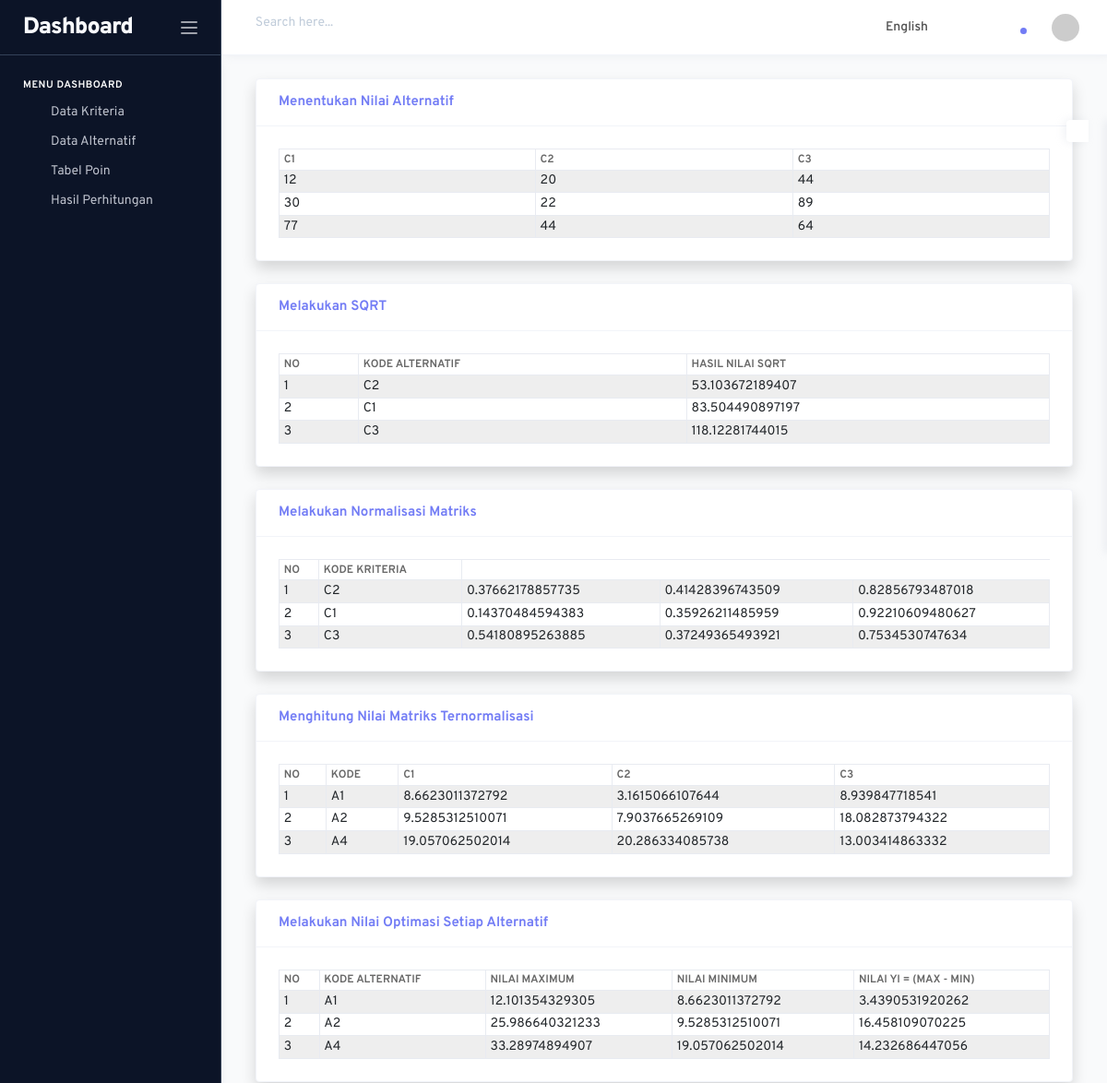
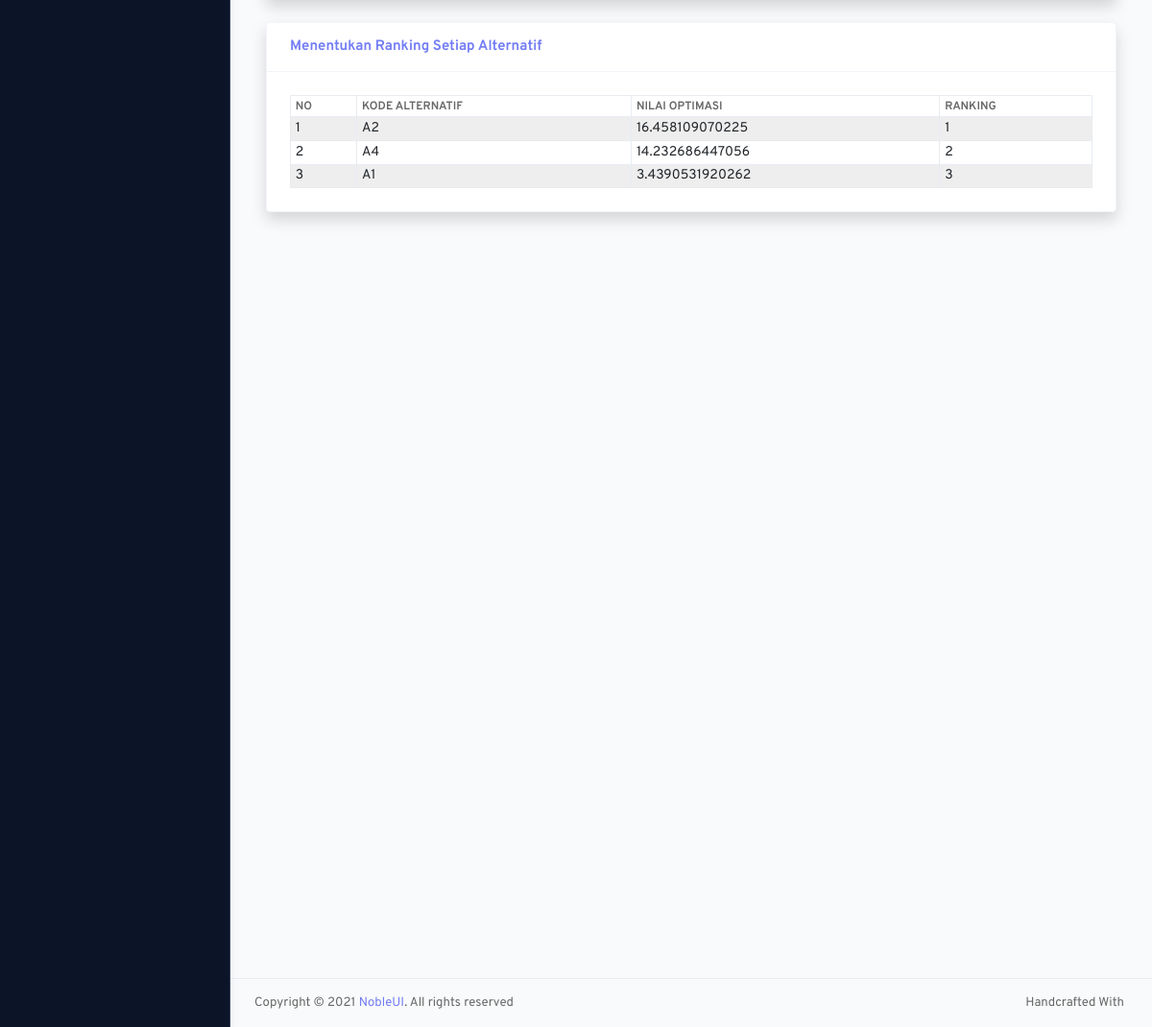
/index.php/metode/metode, run on the app's committed database (2 pictures, top to bottom).
### tables this page shows
CREATE TABLE `tab_kriteria` (
  `id_kriteria` int(10) NOT NULL,
  `nama_kriteria` varchar(50) NOT NULL,
  `type` int(10) NOT NULL,
  `bobot` float NOT NULL
);

CREATE TABLE `tab_poin` (
  `id_point` int(11) NOT NULL,
  `id_alternatif` int(10) NOT NULL,
  `id_kriteria` int(10) NOT NULL,
  `poin` int(10) NOT NULL
);

### application/controllers/Metode.php (called while the page is built, shortened)
<?php
class Metode extends CI_Controller
{
	public function __construct()
	{
		$this->load->model('MetodeModel');
	}
	public function metode()
	{
		$data['url'] = 'Metode';
		$data['alternatif'] = $this->MetodeModel->get_nilai_setiap_alternatif();
		$data['kriteria'] = $this->MetodeModel->get_kriteria_by_id();
		$data['poin'] = $this->MetodeModel->get_all_nilai();
		$alternatif = [];
		foreach ($this->db->get('tab_poin')->result_array() as $key => $value) {
			$alternatif[$value['id_alternatif']] = $value;
		}
		$tranpose = [];
		foreach ($this->db->get('tab_poin')->result() as $key => $value) {
			$tranpose[$value->id_kriteria][$value->id_alternatif] = $value->poin;
		}
		$data['nilai_alternatif'] = $tranpose;
		$sqrt   = [];
		foreach ($tranpose as $key => $value) {
			$sum = 0;
			foreach ($value as $k => $v) {
				$sum += pow($v, 2);
			}
			$sqrt[$key] = sqrt($sum);
		}
		$data['sqrt'] = $sqrt;
		$normalisasi = [];
		foreach ($tranpose as $key => $value) {
			foreach ($value as $k => $v) {
				$normalisasi[$key][$k] = $v / $sqrt[$key];
			}
		}
		$data['normalisasi'] = $normalisasi;
		$kriteria = [];
		foreach ($this->db->get('tab_kriteria')->result() as $key => $value) {
			$kriteria[$value->id_kriteria] = $value;
		}
		$ternormalisasi = [];
		foreach ($normalisasi as $key => $value) {
			foreach ($value as $k => $v) {
				$ternormalisasi[$k][$key] = $v * $kriteria[$key]->bobot;
			}
		}
		$data['ternormalisasi'] = $ternormalisasi;
		$max = [];
		$min = [];
		$tabel_yi = [];
		foreach ($ternormalisasi as $key => $value) {
			$res = 0;
			$res2 = 0;
			foreach ($value as $a => $b) {
				if ($kriteria[$a]->type == 1) {
					$res += $b;
				} else {
					$res -= 0;
				}
				if ($kriteria[$a]->type == 0) {
					$res2 += $b;
				} else {
					$res2 -= 0;
				}
			}
			$max[$key] = $res;
			$min[$key] = $res2;
			$tabel_yi[$key] = $res - $res2;
		}
		$data['max'] = $max;
		$data['min'] = $min;
		$data['tabel_yi'] = $tabel_yi;
		$rankings = array_unique($tabel_yi);
		rsort($rankings);
		$result_data = [];
		$i = 1;
		foreach ($rankings as $key => $value) {
			$result_data["". $value] = $i;
			$i++;
		}
		$text_rank = [];
		foreach ($tabel_yi as $key => $value) {
			$rank = $result_data["". $value];
			$alternatif[$key]['value'] = $value;
			$alternatif[$key]['rank']= $rank;
			$text_rank[] = $alternatif[$key];
		}
		usort($text_rank, 'compareOrder');
		$data['sorted_rank_data'] = $text_rank;
        $this->load->view('header/header');
        $this->load->view('sidebar/sidebar');
        $this->load->view('metode/metode', $data);
        $this->load->view('footer/footer');
	}
}

### index.php (called while the page is built, shortened)
<?php
require_once BASEPATH.'core/CodeIgniter.php';

### application/models/MetodeModel.php (called while the page is built, shortened)
<?php
class MetodeModel extends CI_Model
{
    public function get_all_nilai()
    {
        $this->db->select('*');
        $this->db->from('tab_poin');
        $this->db->order_by('id_point');
        return $this->db->get()->result();
    }
    function get_kriteria_by_id()
    {
        $this->db->order_by('id_kriteria', 'asc');
        $query = $this->db->get('tab_kriteria');
        return $query->result();
    }
    public function get_niai_setiap_alternatif($id_alternatif, $id_kriteria)
    {
        $query = $this->db->query("SELECT * FROM tab_poin WHERE id_alternatif = '$id_alternatif' AND id_kriteria = '$id_kriteria';");
        return $query->row_array();
    }
    public function get_nilai_setiap_alternatif()
    {
        $query = $this->db->query("SELECT DISTINCT tab_alternatif.nama_alternatif, tab_alternatif.id_alternatif FROM tab_alternatif JOIN tab_poin ON tab_alternatif.id_alternatif = tab_poin.id_alternatif;");
        return $query->result();
    }
}

### application/views/metode/metode.php (the view, shortened to what this page needs)
<body class="sidebar-dark">
<div class="main-wrapper">
<div class="page-wrapper">
	<div class="page-content">
<div class="container-fluid">
	<div class="card shadow mb-4">
		<div class="card-header py-3">
			<h6 class="m-0 font-weight-bold text-primary">Menentukan Nilai Alternatif</h6>
		</div>
		<div class="card-body">
			<div class="table-responsive">
				<table class="table table-bordered table-hover table-striped table-sm display" id="table1" width="100%" cellspacing="0">
					<thead>
						<tr>
							<?php foreach ($kriteria as $val) : ?>
								<th>C<?php echo $val->id_kriteria ?></th>
							<?php endforeach ?>
						</tr>
					</thead>
					<tbody>
						<?php foreach ($alternatif as $alt) : ?>
							<tr>
								<?php foreach ($kriteria as $val) :  ?>
									<td>
										<?php $data_perhitungan_nilai = $this->MetodeModel->get_niai_setiap_alternatif($alt->id_alternatif, $val->id_kriteria);
										echo $data_perhitungan_nilai['poin']; ?>
									</td>
								<?php endforeach ?>
							</tr>
						<?php endforeach ?>
					</tbody>
				</table>
			</div>
		</div>
	</div>
	<div class="card shadow mb-4">
		<div class="card-header py-3">
			<h6 class="m-0 font-weight-bold text-primary">Melakukan SQRT</h6>
		</div>
		<div class="card-body">
			<div class="table-responsive">
				<table class="table table-bordered table-hover table-striped table-sm display" id="table2" width="100%" cellspacing="0">
					<thead>
						<tr>
							<th>No</th>
							<th>Kode Alternatif</th>
							<th>Hasil Nilai SQRT</th>
						</tr>
					</thead>
					<tbody>
						<?php $no = 1; ?>
						<?php foreach ($sqrt as $key => $value) : ?>
							<tr>
								<td><?php echo $no++; ?></td>
								<td><?php echo "C" . $key; ?></td>
								<td><?php echo $value; ?></td>
							</tr>
						<?php endforeach ?>
					</tbody>
				</table>
			</div>
		</div>
	</div>
	<div class="card shadow mb-4">
		<div class="card-header py-3">
			<h6 class="m-0 font-weight-bold text-primary">Melakukan Normalisasi Matriks</h6>
		</div>
		<div class="card-body">
			<div class="table-responsive">
				<table class="table table-bordered table-hover table-striped table-sm display" id="table2" width="100%" cellspacing="0">
					<thead>
						<tr>
							<th>No</th>
							<th>Kode Kriteria</th>
						</tr>
					</thead>
					<tbody>
						<?php $no = 1; ?>
						<?php foreach ($normalisasi as $key => $value) : ?>
							<tr>
								<td><?php echo $no++; ?></td>
								<td><?php echo "C" . $key; ?></td>
								<?php foreach ($value as $k => $v) : ?>
									<td><?php echo $value[$k]; ?></td>
								<?php endforeach ?>
							</tr>
						<?php endforeach ?>
					</tbody>
				</table>
			</div>
		</div>
	</div>
	<div class="card shadow mb-4">
		<div class="card-header py-3">
			<h6 class="m-0 font-weight-bold text-primary">Menghitung Nilai Matriks Ternormalisasi</h6>
		</div>
		<div class="card-body">
			<div class="table-responsive">
				<table class="table table-bordered table-hover table-striped table-sm display" id="table2" width="100%" cellspacing="0">
					<thead>
						<tr>
							<th>No</th>
							<th>Kode</th>
							<?php foreach ($kriteria as $val) : ?>
								<th>C<?php echo $val->id_kriteria ?></th>
							<?php endforeach ?>
						</tr>
					</thead>
					<tbody>
						<?php $no = 1; ?>
						<?php foreach ($ternormalisasi as $key => $value) : ?>
							<tr>
								<td><?php echo $no++; ?></td>
								<td><?php echo "A" . $key; ?></td>
								<?php foreach ($value as $k => $v) : ?>
									<td><?php echo $value[$k]; ?></td>
								<?php endforeach ?>
							</tr>
						<?php endforeach ?>
					</tbody>
				</table>
			</div>
		</div>
	</div>
	<div class="card shadow mb-4">
		<div class="card-header py-3">
			<h6 class="m-0 font-weight-bold text-primary">Melakukan Nilai Optimasi Setiap Alternatif </h6>
		</div>
		<div class="card-body">
			<div class="table-responsive">
				<table class="table table-bordered table-hover table-striped table-sm display" id="table3" width="100%" cellspacing="0">
					<thead>
						<tr>
							<th>No</th>
							<th>Kode Alternatif</th>
							<th>Nilai Maximum</th>
							<th>Nilai Minimum</th>
							<th>Nilai Yi = (Max - Min)</th>
						</tr>
					</thead>
					<tbody>
						<?php $no = 1; ?>
						<?php foreach ($tabel_yi as $key => $value) : ?>
							<tr>
								<td><?php echo $no++; ?></td>
								<td><?php echo "A" . $key; ?></td>
								<td><?php echo $max[$key]; ?></td>
								<td><?php echo $min[$key]; ?></td>
								<td><?php echo $value; ?></td>
							</tr>
						<?php endforeach ?>
					</tbody>
				</table>
			</div>
		</div>
	</div>
	<div class="card shadow mb-4">
		<div class="card-header py-3">
			<h6 class="m-0 font-weight-bold text-primary">Menentukan Ranking Setiap Alternatif</h6>
		</div>
		<div class="card-body">
			<div class="table-responsive">
				<table class="table table-bordered table-hover table-striped table-sm display" id="table4" width="100%" cellspacing="0">
					<thead>
						<tr>
							<th>No</th>
							<th>Kode Alternatif</th>
							<th>Nilai Optimasi</th>
							<th>Ranking</th>
						</tr>
					</thead>
					<tbody>
						<?php $no = 1; ?>
						<?php foreach ($sorted_rank_data as $key => $value) : ?>
							<tr>
								<td><?php echo $no++; ?></td>
								<td><?php echo "A" . $value['id_alternatif']; ?></td>
								<td><?php echo $value['value']; ?></td>
								<td><?php echo $value['rank']; ?></td>
							</tr>
						<?php endforeach ?>
					</tbody>
				</table>
			</div>
		</div>
	</div>
</div>
</div>
</div>
</div>
</body>

### application/views/header/header.php (shortened to what this page needs)
<head>
	<link rel="stylesheet" href="<?php echo base_url() ?>assets/vendors/core/core.css">
	<link rel="stylesheet" href="<?php echo base_url() ?>assets/vendors/bootstrap-datepicker/bootstrap-datepicker.min.css">
	<link rel="stylesheet" href="<?php echo base_url() ?>assets/css/demo_1/style.css">
	<link rel="stylesheet" href="<?php echo base_url() ?>assets/vendors/datatables.net-bs4/dataTables.bootstrap4.css">
	<link rel="stylesheet" href="<?php echo base_url() ?>assets/fonts/feather-font/css/iconfont.css">
	<link rel="stylesheet" href="<?php echo base_url() ?>assets/vendors/flag-icon-css/css/flag-icon.min.css">
</head>
<div class="page-wrapper">
	<nav class="navbar">
		<div class="navbar-content">
			<form class="search-form">
				<div class="input-group">
					<input type="text" class="form-control" id="navbarForm" placeholder="Search here...">
				</div>
			</form>
			<ul class="navbar-nav">
				<li class="nav-item dropdown">
					<a class="nav-link dropdown-toggle" href="#" id="languageDropdown" role="button" data-toggle="dropdown" aria-haspopup="true" aria-expanded="false">
						<i class="flag-icon flag-icon-us mt-1" title="us"></i> <span class="font-weight-medium ml-1 mr-1 d-none d-md-inline-block">English</span>
					</a>
				</li>
				<li class="nav-item dropdown nav-apps">
				</li>
				<li class="nav-item dropdown nav-messages">
				</li>
				<li class="nav-item dropdown nav-notifications">
					<a class="nav-link dropdown-toggle" href="#" id="notificationDropdown" role="button" data-toggle="dropdown" aria-haspopup="true" aria-expanded="false">
						<div class="indicator">
							<div class="circle"></div>
						</div>
					</a>
				</li>
				<li class="nav-item dropdown nav-profile">
					<a class="nav-link dropdown-toggle" href="#" id="profileDropdown" role="button" data-toggle="dropdown" aria-haspopup="true" aria-expanded="false">
						<img src="https://via.placeholder.com/30x30" alt="userr">
					</a>
				</li>
			</ul>
		</div>
	</nav>
</div>

### application/views/sidebar/sidebar.php (shortened to what this page needs)
<body class="sidebar-dark">
  <div class="main-wrapper">
    <nav class="sidebar">
      <div class="sidebar-header">
        <a href="<?php echo base_url() ?>welcome/dashboard" class="sidebar-brand">
          Dashboard<span></span>
        </a>
        <div class="sidebar-toggler not-active">
          <span></span>
          <span></span>
          <span></span>
        </div>
      </div>
      <div class="sidebar-body">
        <ul class="nav">
          <li class="nav-item nav-category">Menu Dashboard</li>
          <li class="nav-item">
            <a href="<?php echo base_url() ?>kriteria/kriteria" class="nav-link">
              <i class="link-icon" data-feather="inbox"></i>
              <span class="link-title">Data Kriteria</span>
            </a>
          </li>
          <li class="nav-item">
            <a href="<?php echo base_url() ?>alternatif/alternatif" class="nav-link">
              <i class="link-icon" data-feather="hard-drive"></i>
              <span class="link-title">Data Alternatif</span>
            </a>
          </li>
          <li class="nav-item">
            <a href="<?php echo base_url() ?>poin/poin" class="nav-link">
              <i class="link-icon" data-feather="database"></i>
              <span class="link-title">Tabel Poin</span>
            </a>
          </li>
          <li class="nav-item">
          <a href="<?php echo base_url() ?>metode/metode" class="nav-link">
              <i class="link-icon" data-feather="layout"></i>
              <span class="link-title">Hasil Perhitungan</span>
            </a>
          </li>
        </ul>
      </div>
    </nav>
    <nav class="settings-sidebar">
      <div class="sidebar-body">
        <a href="#" class="settings-sidebar-toggler">
        </a>
      </div>
    </nav>
  </div>
</body>

### application/views/footer/footer.php (shortened to what this page needs)
<div class="main-wrapper">
	<div class="page-wrapper">
		<footer class="footer d-flex flex-column flex-md-row align-items-center justify-content-between">
			<p class="text-muted text-center text-md-left">Copyright © 2021 <a href="https://www.nobleui.com" target="_blank">NobleUI</a>. All rights reserved</p>
			<p class="text-muted text-center text-md-left mb-0 d-none d-md-block">Handcrafted With <i class="mb-1 text-primary ml-1 icon-small" data-feather="heart"></i></p>
		</footer>
	</div>
</div>

### data on the page
tab_kriteria: id_kriteria "1", tab_poin.poin "12", tab_poin.poin "30", tab_poin.poin "77"
tab_kriteria: id_kriteria "2", tab_poin.poin "20", tab_poin.poin "22", tab_poin.poin "44"
tab_kriteria: id_kriteria "3", tab_poin.poin "44", tab_poin.poin "89", tab_poin.poin "64"
tab_poin: id_alternatif "2", value "16.458109070225", rank "1"
tab_poin: id_alternatif "4", value "14.232686447056", id_kriteria "2"
tab_poin: id_alternatif "1", value "3.4390531920262", id_kriteria "3"

### other printed values
$key "2"
$value "53.103672189407"
$key "1"
$value "83.504490897197"
$key "3"
$value "118.12281744015"
$value[$k] "0.37662178857735"
$value[$k] "0.41428396743509"
$value[$k] "0.82856793487018"
$value[$k] "0.14370484594383"
$value[$k] "0.35926211485959"
$value[$k] "0.92210609480627"
$value[$k] "0.54180895263885"
$value[$k] "0.37249365493921"
$value[$k] "0.7534530747634"
